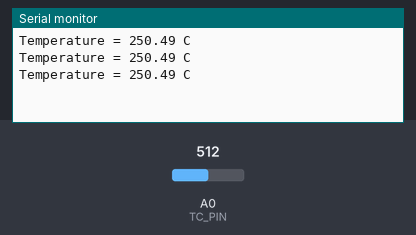
A sketch run on a simulated Arduino Uno, built with avr-gcc and run on an emulated ATmega328P. On the bench: the last lines printed to the serial monitor. The inputs (shaded band) are chosen by the test bench; at power-on: A0 (TC_PIN) = 512.

Above: at 1.3 s.
1.4 s: A0 (TC_PIN) set to 716
At 1.9 s:
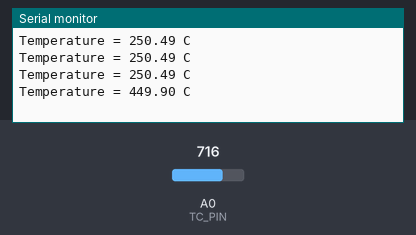
2.9 s: A0 (TC_PIN) set to 900
At 3.4 s:
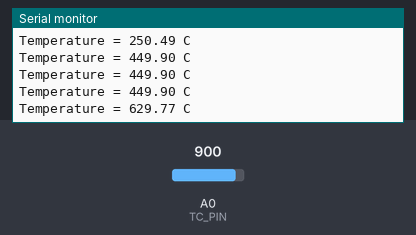
Timing chart, 0 to 5.9 s (numbered marks = the images above; inputs shaded):
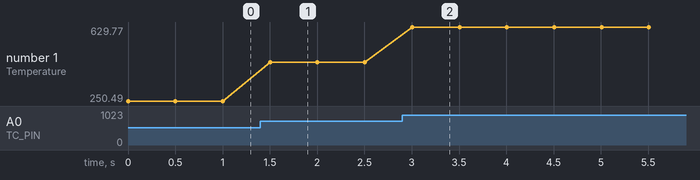

Measured:
- after the input at 1.4 s, the serial monitor: prints a new line after 0.10 s (image 1)
- after the input at 2.9 s, the serial monitor: prints a new line after 0.10 s (image 2)
- plotted number 1: 250.49 → 449.9 after the input at 1.4 s, 449.9 → 629.77 after the input at 2.9 s

The sketch:

ThermocoupleTestAdafruit.ino
```cpp
#define TC_PIN A0
#define AREF 5.0
#define ADC_RESOLUTION 10

float reading, voltage, temperature;

float get_voltage(int raw_adc){
  return raw_adc * (AREF / (pow(2, ADC_RESOLUTION) - 1));
}

float get_temperature(float voltage){
  return (voltage - 1.25)/0.005;
}

void setup(){
  Serial.begin(9600);
}

void loop(){
  reading = analogRead(TC_PIN);
  voltage = get_voltage(reading);
  temperature = get_temperature(voltage);
  Serial.print("Temperature = ");
  Serial.print(temperature);
  Serial.println(" C");
  delay(500);
}
```
